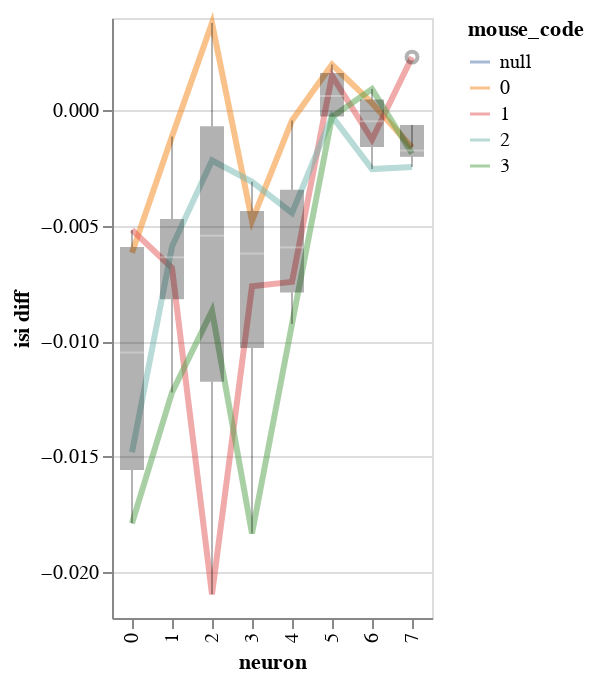

The cell this chart's notebook holds for it:
### Markdown cell above
## Plot data and posterior

### Code cell
#BayesWindow.plot_posteriors_slopes(df_both, y=f'{y} diff', x='neuron',color='mouse_code',title=y,hold_for_facet=False,add_box=False)


chart_d = visualization.plot_data(df=df_both,x='neuron', y=f'{y} diff',color='mouse_code')
chart_d

### Figure 1 — Vega-Lite specification as saved in the notebook (floating-point values rounded to 4 significant figures)
{"config": {"view": {"continuousWidth": 400, "continuousHeight": 300}}, "layer": [{"mark": {"type": "line", "fill": null, "opacity": 0.5, "size": 3}, "encoding": {"color": {"type": "nominal", "field": "mouse_code"}, "x": {"type": "ordinal", "field": "neuron"}, "y": {"type": "quantitative", "field": "isi diff", "scale": {"zero": false}}}}, {"mark": {"type": "boxplot", "color": "black", "opacity": 0.3, "size": 12}, "encoding": {"x": {"type": "ordinal", "field": "neuron"}, "y": {"type": "quantitative", "field": "isi diff", "scale": {"zero": false}}}}], "data": {"name": "data-66b2408256ce7d8f6361875b7772be81"}, "$schema": "https://vega.github.io/schema/vega-lite/v4.8.1.json", "datasets": {"data-66b2408256ce7d8f6361875b7772be81": [{"neuron": 0.0, "mouse_code": 0.0, "neuron_code": 0.0, "i_trial": 0.0, "log_firing_rate": 0.3928, "Firing rate": 79.08, "firing_rate": 79.08, "i_spike": 2.0, "isi diff": -0.006175, "log_isi": -0.02537, "isi": null, "Bayes condition CI0": null, "Bayes condition CI1": null, "Bayes condition mean": null}, {"neuron": 0.0, "mouse_code": 1.0, "neuron_code": 0.0, "i_trial": 0.0, "log_firing_rate": 0.3002, "Firing rate": 127.4, "firing_rate": 127.4, "i_spike": 5.0, "isi diff": -0.005183, "log_isi": -0.03532, "isi": null, "Bayes condition CI0": null, "Bayes condition CI1": null, "Bayes condition mean": null}, {"neuron": 0.0, "mouse_code": 2.0, "neuron_code": 0.0, "i_trial": 0.0, "log_firing_rate": -0.06245, "Firing rate": -10.03, "firing_rate": -10.03, "i_spike": 8.0, "isi diff": -0.01482, "log_isi": -0.07841, "isi": null, "Bayes condition CI0": null, "Bayes condition CI1": null, "Bayes condition mean": null}, {"neuron": 0.0, "mouse_code": 3.0, "neuron_code": 0.0, "i_trial": 0.0, "log_firing_rate": -0.0758, "Firing rate": -15.84, "firing_rate": -15.84, "i_spike": 11.0, "isi diff": -0.0179, "log_isi": -0.1011, "isi": null, "Bayes condition CI0": null, "Bayes condition CI1": null, "Bayes condition mean": null}, {"neuron": 1.0, "mouse_code": 0.0, "neuron_code": 0.0, "i_trial": 0.0, "log_firing_rate": 0.02036, "Firing rate": 20.28, "firing_rate": 20.28, "i_spike": 0.5, "isi diff": -0.001134, "log_isi": -0.005091, "isi": null, "Bayes condition CI0": null, "Bayes condition CI1": null, "Bayes condition mean": null}, {"neuron": 1.0, "mouse_code": 1.0, "neuron_code": 0.0, "i_trial": 0.0, "log_firing_rate": -0.08729, "Firing rate": -21.32, "firing_rate": -21.32, "i_spike": 4.5, "isi diff": -0.006835, "log_isi": -0.0422, "isi": null, "Bayes condition CI0": null, "Bayes condition CI1": null, "Bayes condition mean": null}, {"neuron": 1.0, "mouse_code": 2.0, "neuron_code": 0.0, "i_trial": 0.0, "log_firing_rate": -0.322, "Firing rate": -92.1, "firing_rate": -92.1, "i_spike": 5.75, "isi diff": -0.005904, "log_isi": -0.04308, "isi": null, "Bayes condition CI0": null, "Bayes condition CI1": null, "Bayes condition mean": null}, {"neuron": 1.0, "mouse_code": 3.0, "neuron_code": 0.0, "i_trial": 0.0, "log_firing_rate": -0.08783, "Firing rate": -64.99, "firing_rate": -64.99, "i_spike": 10.25, "isi diff": -0.01223, "log_isi": -0.08135, "isi": null, "Bayes condition CI0": null, "Bayes condition CI1": null, "Bayes condition mean": null}, {"neuron": 2.0, "mouse_code": 0.0, "neuron_code": 0.0, "i_trial": 0.0, "log_firing_rate": 0.01073, "Firing rate": -2.512, "firing_rate": -2.512, "i_spike": -2.5, "isi diff": 0.00378, "log_isi": 0.02495, "isi": null, "Bayes condition CI0": null, "Bayes condition CI1": null, "Bayes condition mean": null}, {"neuron": 2.0, "mouse_code": 1.0, "neuron_code": 0.0, "i_trial": 0.0, "log_firing_rate": 0.003377, "Firing rate": 3.719, "firing_rate": 3.719, "i_spike": 18.25, "isi diff": -0.02097, "log_isi": -0.1371, "isi": null, "Bayes condition CI0": null, "Bayes condition CI1": null, "Bayes condition mean": null}, {"neuron": 2.0, "mouse_code": 2.0, "neuron_code": 0.0, "i_trial": 0.0, "log_firing_rate": -0.7019, "Firing rate": -1026.0, "firing_rate": -1026.0, "i_spike": 4.25, "isi diff": -0.002175, "log_isi": -0.01881, "isi": null, "Bayes condition CI0": null, "Bayes condition CI1": null, "Bayes condition mean": null}, {"neuron": 2.0, "mouse_code": 3.0, "neuron_code": 0.0, "i_trial": 0.0, "log_firing_rate": -0.006579, "Firing rate": 0.2019, "firing_rate": 0.2019, "i_spike": 9.5, "isi diff": -0.008691, "log_isi": -0.07105, "isi": null, "Bayes condition CI0": null, "Bayes condition CI1": null, "Bayes condition mean": null}, {"neuron": 3.0, "mouse_code": 0.0, "neuron_code": 0.0, "i_trial": 0.0, "log_firing_rate": 0.3964, "Firing rate": 377.3, "firing_rate": 377.3, "i_spike": 7.25, "isi diff": -0.004787, "log_isi": -0.04603, "isi": null, "Bayes condition CI0": null, "Bayes condition CI1": null, "Bayes condition mean": null}, {"neuron": 3.0, "mouse_code": 1.0, "neuron_code": 0.0, "i_trial": 0.0, "log_firing_rate": -0.1568, "Firing rate": -37.94, "firing_rate": -37.94, "i_spike": 9.75, "isi diff": -0.007624, "log_isi": -0.0624, "isi": null, "Bayes condition CI0": null, "Bayes condition CI1": null, "Bayes condition mean": null}, {"neuron": 3.0, "mouse_code": 2.0, "neuron_code": 0.0, "i_trial": 0.0, "log_firing_rate": -0.02939, "Firing rate": -3.31, "firing_rate": -3.31, "i_spike": 4.25, "isi diff": -0.003099, "log_isi": -0.02549, "isi": null, "Bayes condition CI0": null, "Bayes condition CI1": null, "Bayes condition mean": null}, {"neuron": 3.0, "mouse_code": 3.0, "neuron_code": 0.0, "i_trial": 0.0, "log_firing_rate": 0.2824, "Firing rate": 82.39, "firing_rate": 82.39, "i_spike": 25.0, "isi diff": -0.01834, "log_isi": -0.1589, "isi": null, "Bayes condition CI0": null, "Bayes condition CI1": null, "Bayes condition mean": null}, {"neuron": 4.0, "mouse_code": 0.0, "neuron_code": 0.0, "i_trial": 0.0, "log_firing_rate": -0.4119, "Firing rate": -782.8, "firing_rate": -782.8, "i_spike": 1.25, "isi diff": -0.0004402, "log_isi": -0.005188, "isi": null, "Bayes condition CI0": null, "Bayes condition CI1": null, "Bayes condition mean": null}, {"neuron": 4.0, "mouse_code": 1.0, "neuron_code": 0.0, "i_trial": 0.0, "log_firing_rate": 0.08588, "Firing rate": 18.14, "firing_rate": 18.14, "i_spike": 13.25, "isi diff": -0.007435, "log_isi": -0.07567, "isi": null, "Bayes condition CI0": null, "Bayes condition CI1": null, "Bayes condition mean": null}, {"neuron": 4.0, "mouse_code": 2.0, "neuron_code": 0.0, "i_trial": 0.0, "log_firing_rate": 0.239, "Firing rate": 134.3, "firing_rate": 134.3, "i_spike": 8.25, "isi diff": -0.004444, "log_isi": -0.04535, "isi": null, "Bayes condition CI0": null, "Bayes condition CI1": null, "Bayes condition mean": null}, {"neuron": 4.0, "mouse_code": 3.0, "neuron_code": 0.0, "i_trial": 0.0, "log_firing_rate": 0.008191, "Firing rate": 2.076, "firing_rate": 2.076, "i_spike": 15.25, "isi diff": -0.00926, "log_isi": -0.08579, "isi": null, "Bayes condition CI0": null, "Bayes condition CI1": null, "Bayes condition mean": null}, {"neuron": 5.0, "mouse_code": 0.0, "neuron_code": 0.0, "i_trial": 0.0, "log_firing_rate": -0.06625, "Firing rate": -31.52, "firing_rate": -31.52, "i_spike": -7.0, "isi diff": 0.00198, "log_isi": 0.02658, "isi": null, "Bayes condition CI0": null, "Bayes condition CI1": null, "Bayes condition mean": null}, {"neuron": 5.0, "mouse_code": 1.0, "neuron_code": 0.0, "i_trial": 0.0, "log_firing_rate": -0.5761, "Firing rate": -1060.0, "firing_rate": -1060.0, "i_spike": -5.25, "isi diff": 0.0015, "log_isi": 0.01823, "isi": null, "Bayes condition CI0": null, "Bayes condition CI1": null, "Bayes condition mean": null}, {"neuron": 5.0, "mouse_code": 2.0, "neuron_code": 0.0, "i_trial": 0.0, "log_firing_rate": -0.1907, "Firing rate": -81.93, "firing_rate": -81.93, "i_spike": -1.25, "isi diff": -0.0002581, "log_isi": 0.003802, "isi": null, "Bayes condition CI0": null, "Bayes condition CI1": null, "Bayes condition mean": null}, {"neuron": 5.0, "mouse_code": 3.0, "neuron_code": 0.0, "i_trial": 0.0, "log_firing_rate": 0.03136, "Firing rate": 6.956, "firing_rate": 6.956, "i_spike": -2.0, "isi diff": -0.0002867, "log_isi": -0.003133, "isi": null, "Bayes condition CI0": null, "Bayes condition CI1": null, "Bayes condition mean": null}, {"neuron": 6.0, "mouse_code": 0.0, "neuron_code": 0.0, "i_trial": 0.0, "log_firing_rate": -0.3031, "Firing rate": -238.6, "firing_rate": -238.6, "i_spike": -0.5, "isi diff": 0.0003105, "log_isi": 0.00521, "isi": null, "Bayes condition CI0": null, "Bayes condition CI1": null, "Bayes condition mean": null}, {"neuron": 6.0, "mouse_code": 1.0, "neuron_code": 0.0, "i_trial": 0.0, "log_firing_rate": 0.4092, "Firing rate": 498.0, "firing_rate": 498.0, "i_spike": 3.75, "isi diff": -0.001264, "log_isi": -0.01609, "isi": null, "Bayes condition CI0": null, "Bayes condition CI1": null, "Bayes condition mean": null}, {"neuron": 6.0, "mouse_code": 2.0, "neuron_code": 0.0, "i_trial": 0.0, "log_firing_rate": 0.1148, "Firing rate": 185.2, "firing_rate": 185.2, "i_spike": 11.0, "isi diff": -0.002547, "log_isi": -0.03821, "isi": null, "Bayes condition CI0": null, "Bayes condition CI1": null, "Bayes condition mean": null}, {"neuron": 6.0, "mouse_code": 3.0, "neuron_code": 0.0, "i_trial": 0.0, "log_firing_rate": 0.07169, "Firing rate": 30.43, "firing_rate": 30.43, "i_spike": -2.75, "isi diff": 0.0009205, "log_isi": 0.01259, "isi": null, "Bayes condition CI0": null, "Bayes condition CI1": null, "Bayes condition mean": null}, {"neuron": 7.0, "mouse_code": 0.0, "neuron_code": 0.0, "i_trial": 0.0, "log_firing_rate": 0.2571, "Firing rate": 220.4, "firing_rate": 220.4, "i_spike": 9.0, "isi diff": -0.001615, "log_isi": -0.02886, "isi": null, "Bayes condition CI0": null, "Bayes condition CI1": null, "Bayes condition mean": null}, {"neuron": 7.0, "mouse_code": 1.0, "neuron_code": 0.0, "i_trial": 0.0, "log_firing_rate": 0.3, "Firing rate": 211.2, "firing_rate": 211.2, "i_spike": -15.5, "isi diff": 0.002305, "log_isi": 0.04486, "isi": null, "Bayes condition CI0": null, "Bayes condition CI1": null, "Bayes condition mean": null}, {"neuron": 7.0, "mouse_code": 2.0, "neuron_code": 0.0, "i_trial": 0.0, "log_firing_rate": -0.1329, "Firing rate": -98.79, "firing_rate": -98.79, "i_spike": 16.25, "isi diff": -0.002455, "log_isi": -0.04633, "isi": null, "Bayes condition CI0": null, "Bayes condition CI1": null, "Bayes condition mean": null}, {"neuron": 7.0, "mouse_code": 3.0, "neuron_code": 0.0, "i_trial": 0.0, "log_firing_rate": -0.1676, "Firing rate": -99.95, "firing_rate": -99.95, "i_spike": 10.25, "isi diff": -0.00187, "log_isi": -0.03393, "isi": null, "Bayes condition CI0": null, "Bayes condition CI1": null, "Bayes condition mean": null}, {"neuron": 0.0, "mouse_code": null, "neuron_code": 0.0, "i_trial": 0.5, "log_firing_rate": 1.631, "Firing rate": 43.74, "firing_rate": 43.74, "i_spike": 34.5, "isi diff": null, "log_isi": -0.9964, "isi": 0.1014, "Bayes condition CI0": 0.1745, "Bayes condition CI1": 1.03, "Bayes condition mean": 0.4896}, {"neuron": 1.0, "mouse_code": null, "neuron_code": 4.0, "i_trial": 0.5, "log_firing_rate": 2.182, "Firing rate": 219.4, "firing_rate": 219.4, "i_spike": 54.5, "isi diff": null, "log_isi": -1.192, "isi": 0.06465, "Bayes condition CI0": 0.0933, "Bayes condition CI1": 0.6397, "Bayes condition mean": 0.304}, {"neuron": 2.0, "mouse_code": null, "neuron_code": 8.0, "i_trial": 0.5, "log_firing_rate": 2.088, "Firing rate": 129.2, "firing_rate": 129.2, "i_spike": 57.5, "isi diff": null, "log_isi": -1.221, "isi": 0.06021, "Bayes condition CI0": 0.02101, "Bayes condition CI1": 0.4752, "Bayes condition mean": 0.1838}, {"neuron": 3.0, "mouse_code": null, "neuron_code": 12.0, "i_trial": 0.5, "log_firing_rate": 2.11, "Firing rate": 131.2, "firing_rate": 131.2, "i_spike": 63.75, "isi diff": null, "log_isi": -1.258, "isi": 0.05524, "Bayes condition CI0": -0.2336, "Bayes condition CI1": 0.1258, "Bayes condition mean": -0.09522}, {"neuron": 4.0, "mouse_code": null, "neuron_code": 16.0, "i_trial": 0.5, "log_firing_rate": 2.67, "Firing rate": 966.6, "firing_rate": 966.6, "i_spike": 82.0, "isi diff": null, "log_isi": -1.373, "isi": 0.04239, "Bayes condition CI0": -0.4967, "Bayes condition CI1": -0.01737, "Bayes condition mean": -0.2016}, {"neuron": 5.0, "mouse_code": null, "neuron_code": 20.0, "i_trial": 0.5, "log_firing_rate": 2.352, "Firing rate": 238.3, "firing_rate": 238.3, "i_spike": 101.5, "isi diff": null, "log_isi": -1.46, "isi": 0.03489, "Bayes condition CI0": -0.5531, "Bayes condition CI1": -0.09554, "Bayes condition mean": -0.3106}, {"neuron": 6.0, "mouse_code": null, "neuron_code": 24.0, "i_trial": 0.5, "log_firing_rate": 2.732, "Firing rate": 540.8, "firing_rate": 540.8, "i_spike": 130.0, "isi diff": null, "log_isi": -1.574, "isi": 0.02669, "Bayes condition CI0": -0.9411, "Bayes condition CI1": -0.2895, "Bayes condition mean": -0.4736}, {"neuron": 7.0, "mouse_code": null, "neuron_code": 28.0, "i_trial": 0.5, "log_firing_rate": 2.328, "Firing rate": 218.1, "firing_rate": 218.1, "i_spike": 142.2, "isi diff": null, "log_isi": -1.609, "isi": 0.02464, "Bayes condition CI0": -0.9606, "Bayes condition CI1": -0.3904, "Bayes condition mean": -0.6072}]}}
